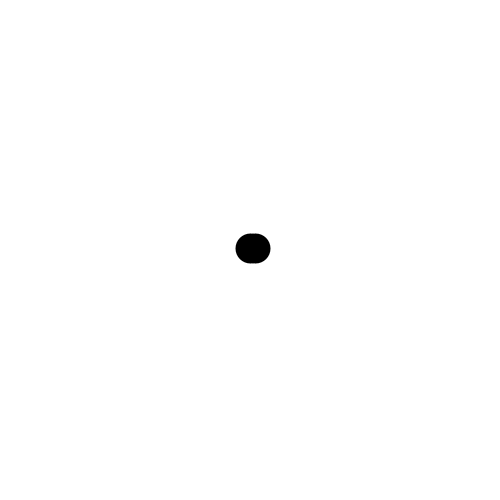
Frame 1 (no input)
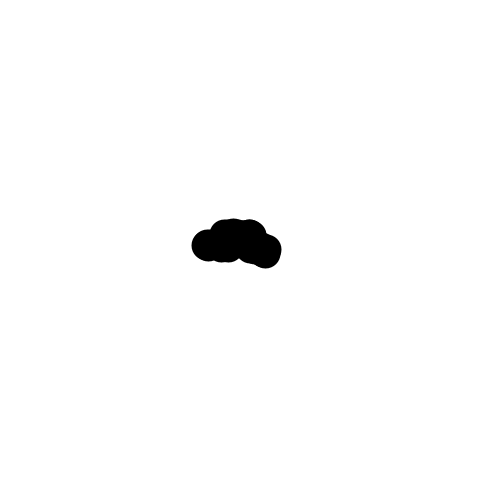
Frame 60 (the mouse pressed at the canvas centre just before this capture)
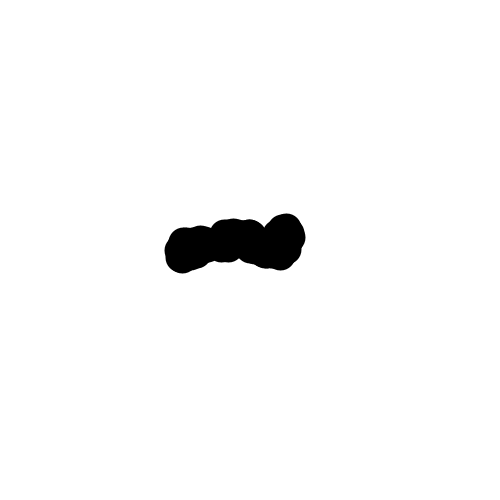
Frame 120 (the mouse held since frame 60 and released just before this capture)

The Processing sketch that drew these frames (run headless with seeded random() and noise(); from frame 60 on, the mouse is pressed at the canvas centre):

// Processing sketch: muchaRuchyBrownaDwieMuchy03
// ── muchaRuchyBrownaDwieMuchy03.pde
void setup()
{
  size(500, 500);
  stroke(0);
  background(255);
  fill(255, 20);
}

float x1 = 250;
float y1 = 250;
float x2 = 250;
float y2 = 250;
void draw()
{
  //rect(0, 0, 500, 500);
  x1 = x1 + random(-3, 3);
  y1 = y1 + random(-3, 3);
  x2 = x2 + random(-6, 6);
  y2 = y2 + random(-3, 3);
  strokeWeight(2);
  line(x1, y1,  x2, y2);
  strokeWeight(30);
  point(x1, y1);
  point(x2, y2);
}
